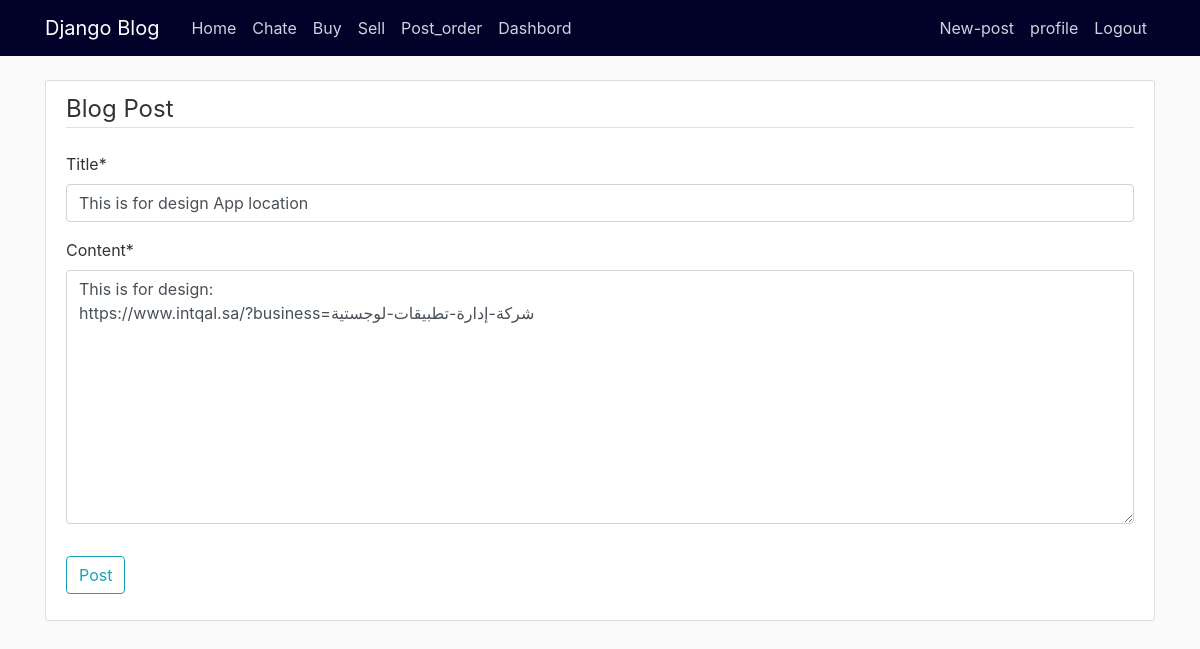
The app's page /post/32/update/ (signed in) with its own data.
### blog/models.py (models this page shows, shortened)
class Post(models.Model):
    title = models.CharField(max_length=100)
    content = models.TextField()
    date_posted = models.DateTimeField(default=timezone.now)
    author = models.ForeignKey(User, on_delete=models.CASCADE)
    image = models.ImageField(default='1200x-1.jpeg', upload_to='profile_pics')

### blog/views.py (the view, shortened to what this page needs)
# urls.py: path('post/<int:pk>/update/', PostUpdateView.as_view(), name='post-update'),
class PostUpdateView(LoginRequiredMixin, UserPassesTestMixin, UpdateView):
    model = Post
    fields = ['title', 'content']
    def test_func(self):
        post = self.get_object()
        if self.request.user == post.author:
            return True
        return False

### blog/templates/blog/post_form.html (shortened to what this page needs)
{% extends "blog/base.html" %}
{% load crispy_forms_tags %}
{% block content %}
    <div class="content-section">
        <form method="POST">
            <fieldset class="form-group">
                <legend class=" border-bottom mb-4">Blog Post</legend>
                {{ form|crispy }}
            </fieldset>
            <div class="form-group">
                <button class="btn btn-outline-info" type="submit">Post</button>
            </div>
        </form>
    </div>
{% endblock content %}

### blog/static/blog/main.css (style rules this page uses)
body { background: #fafafa; color: #333333; margin-top: 5rem; }
.content-section { background: #ffffff; padding: 10px 20px; border: 1px solid #dddddd; border-radius: 3px; margin-bottom: 20px; }

### records on screen
Post: title "This is for design App location", content "This is for design: https://www.intqal.sa/?business=شركة-إدارة-تطبيقات-لوجستية"
